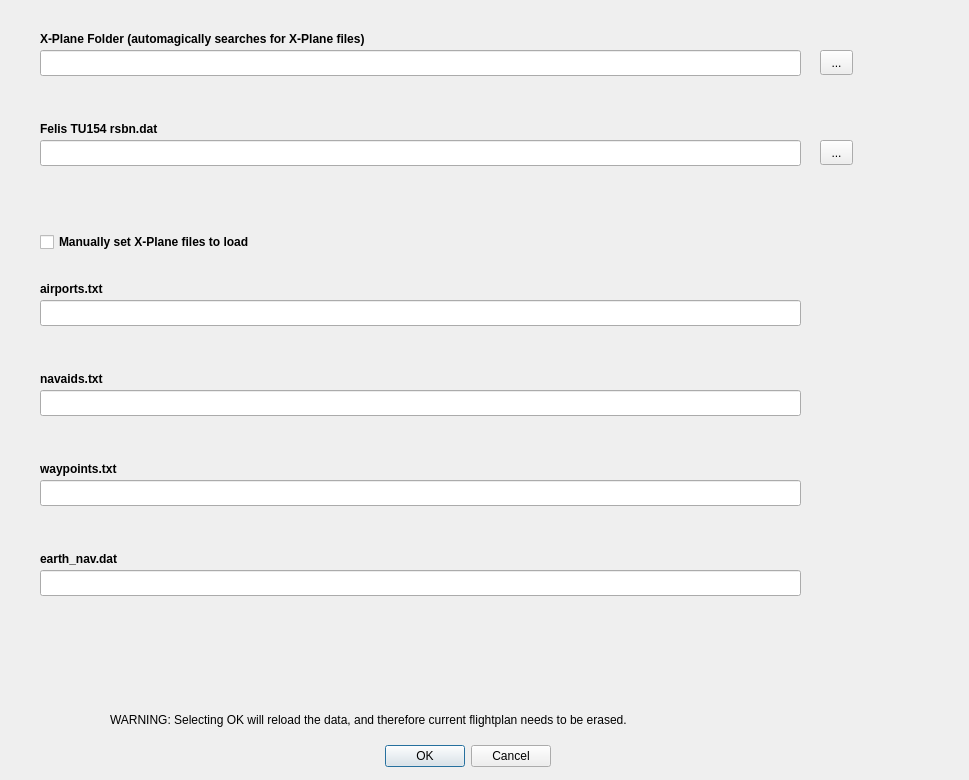
<?xml version="1.0" encoding="UTF-8"?>
<ui version="4.0">
 <class>DialogSettings</class>
 <widget class="QDialog" name="DialogSettings">
  <property name="geometry">
   <rect>
    <x>0</x>
    <y>0</y>
    <width>969</width>
    <height>780</height>
   </rect>
  </property>
  <property name="windowTitle">
   <string>Settings</string>
  </property>
  <widget class="QDialogButtonBox" name="buttonBox">
   <property name="geometry">
    <rect>
     <x>210</x>
     <y>740</y>
     <width>341</width>
     <height>32</height>
    </rect>
   </property>
   <property name="orientation">
    <enum>Qt::Horizontal</enum>
   </property>
   <property name="standardButtons">
    <set>QDialogButtonBox::Cancel|QDialogButtonBox::Ok</set>
   </property>
  </widget>
  <widget class="QLabel" name="label">
   <property name="geometry">
    <rect>
     <x>40</x>
     <y>280</y>
     <width>151</width>
     <height>18</height>
    </rect>
   </property>
   <property name="font">
    <font>
     <weight>75</weight>
     <bold>true</bold>
    </font>
   </property>
   <property name="text">
    <string>airports.txt</string>
   </property>
  </widget>
  <widget class="QLineEdit" name="lineEditAirportsFiles">
   <property name="geometry">
    <rect>
     <x>40</x>
     <y>300</y>
     <width>761</width>
     <height>26</height>
    </rect>
   </property>
  </widget>
  <widget class="QLineEdit" name="lineEditNavaidsFile">
   <property name="geometry">
    <rect>
     <x>40</x>
     <y>390</y>
     <width>761</width>
     <height>26</height>
    </rect>
   </property>
  </widget>
  <widget class="QLabel" name="label_2">
   <property name="geometry">
    <rect>
     <x>40</x>
     <y>370</y>
     <width>151</width>
     <height>18</height>
    </rect>
   </property>
   <property name="font">
    <font>
     <weight>75</weight>
     <bold>true</bold>
    </font>
   </property>
   <property name="text">
    <string>navaids.txt</string>
   </property>
  </widget>
  <widget class="QLineEdit" name="lineEditWaypointsFile">
   <property name="geometry">
    <rect>
     <x>40</x>
     <y>480</y>
     <width>761</width>
     <height>26</height>
    </rect>
   </property>
  </widget>
  <widget class="QLabel" name="label_3">
   <property name="geometry">
    <rect>
     <x>40</x>
     <y>460</y>
     <width>181</width>
     <height>18</height>
    </rect>
   </property>
   <property name="font">
    <font>
     <weight>75</weight>
     <bold>true</bold>
    </font>
   </property>
   <property name="text">
    <string>waypoints.txt</string>
   </property>
  </widget>
  <widget class="QLineEdit" name="lineEditRSBNFile">
   <property name="geometry">
    <rect>
     <x>40</x>
     <y>140</y>
     <width>761</width>
     <height>26</height>
    </rect>
   </property>
  </widget>
  <widget class="QLabel" name="label_4">
   <property name="geometry">
    <rect>
     <x>40</x>
     <y>120</y>
     <width>191</width>
     <height>18</height>
    </rect>
   </property>
   <property name="font">
    <font>
     <weight>75</weight>
     <bold>true</bold>
    </font>
   </property>
   <property name="text">
    <string>Felis TU154 rsbn.dat</string>
   </property>
  </widget>
  <widget class="QToolButton" name="toolButton_4">
   <property name="geometry">
    <rect>
     <x>820</x>
     <y>140</y>
     <width>33</width>
     <height>25</height>
    </rect>
   </property>
   <property name="text">
    <string>...</string>
   </property>
  </widget>
  <widget class="QLineEdit" name="lineEditEarthnavFile">
   <property name="geometry">
    <rect>
     <x>40</x>
     <y>570</y>
     <width>761</width>
     <height>26</height>
    </rect>
   </property>
  </widget>
  <widget class="QLabel" name="label_5">
   <property name="geometry">
    <rect>
     <x>40</x>
     <y>550</y>
     <width>181</width>
     <height>18</height>
    </rect>
   </property>
   <property name="font">
    <font>
     <weight>75</weight>
     <bold>true</bold>
    </font>
   </property>
   <property name="text">
    <string>earth_nav.dat</string>
   </property>
  </widget>
  <widget class="QLineEdit" name="lineEditXPlaneDirectory">
   <property name="geometry">
    <rect>
     <x>40</x>
     <y>50</y>
     <width>761</width>
     <height>26</height>
    </rect>
   </property>
  </widget>
  <widget class="QLabel" name="label_6">
   <property name="geometry">
    <rect>
     <x>40</x>
     <y>30</y>
     <width>511</width>
     <height>18</height>
    </rect>
   </property>
   <property name="font">
    <font>
     <weight>75</weight>
     <bold>true</bold>
    </font>
   </property>
   <property name="text">
    <string>X-Plane Folder (automagically searches for X-Plane files)</string>
   </property>
  </widget>
  <widget class="QToolButton" name="toolButton_6">
   <property name="geometry">
    <rect>
     <x>820</x>
     <y>50</y>
     <width>33</width>
     <height>25</height>
    </rect>
   </property>
   <property name="text">
    <string>...</string>
   </property>
  </widget>
  <widget class="QCheckBox" name="checkBox">
   <property name="geometry">
    <rect>
     <x>40</x>
     <y>230</y>
     <width>311</width>
     <height>24</height>
    </rect>
   </property>
   <property name="font">
    <font>
     <weight>75</weight>
     <bold>true</bold>
    </font>
   </property>
   <property name="text">
    <string>Manually set X-Plane files to load</string>
   </property>
  </widget>
  <widget class="QLabel" name="label_7">
   <property name="geometry">
    <rect>
     <x>110</x>
     <y>710</y>
     <width>741</width>
     <height>20</height>
    </rect>
   </property>
   <property name="text">
    <string>WARNING: Selecting OK will reload the data, and therefore current flightplan needs to be erased.</string>
   </property>
  </widget>
 </widget>
 <resources/>
 <connections>
  <connection>
   <sender>buttonBox</sender>
   <signal>accepted()</signal>
   <receiver>DialogSettings</receiver>
   <slot>accept()</slot>
   <hints>
    <hint type="sourcelabel">
     <x>248</x>
     <y>254</y>
    </hint>
    <hint type="destinationlabel">
     <x>157</x>
     <y>274</y>
    </hint>
   </hints>
  </connection>
  <connection>
   <sender>buttonBox</sender>
   <signal>rejected()</signal>
   <receiver>DialogSettings</receiver>
   <slot>reject()</slot>
   <hints>
    <hint type="sourcelabel">
     <x>316</x>
     <y>260</y>
    </hint>
    <hint type="destinationlabel">
     <x>286</x>
     <y>274</y>
    </hint>
   </hints>
  </connection>
 </connections>
</ui>
